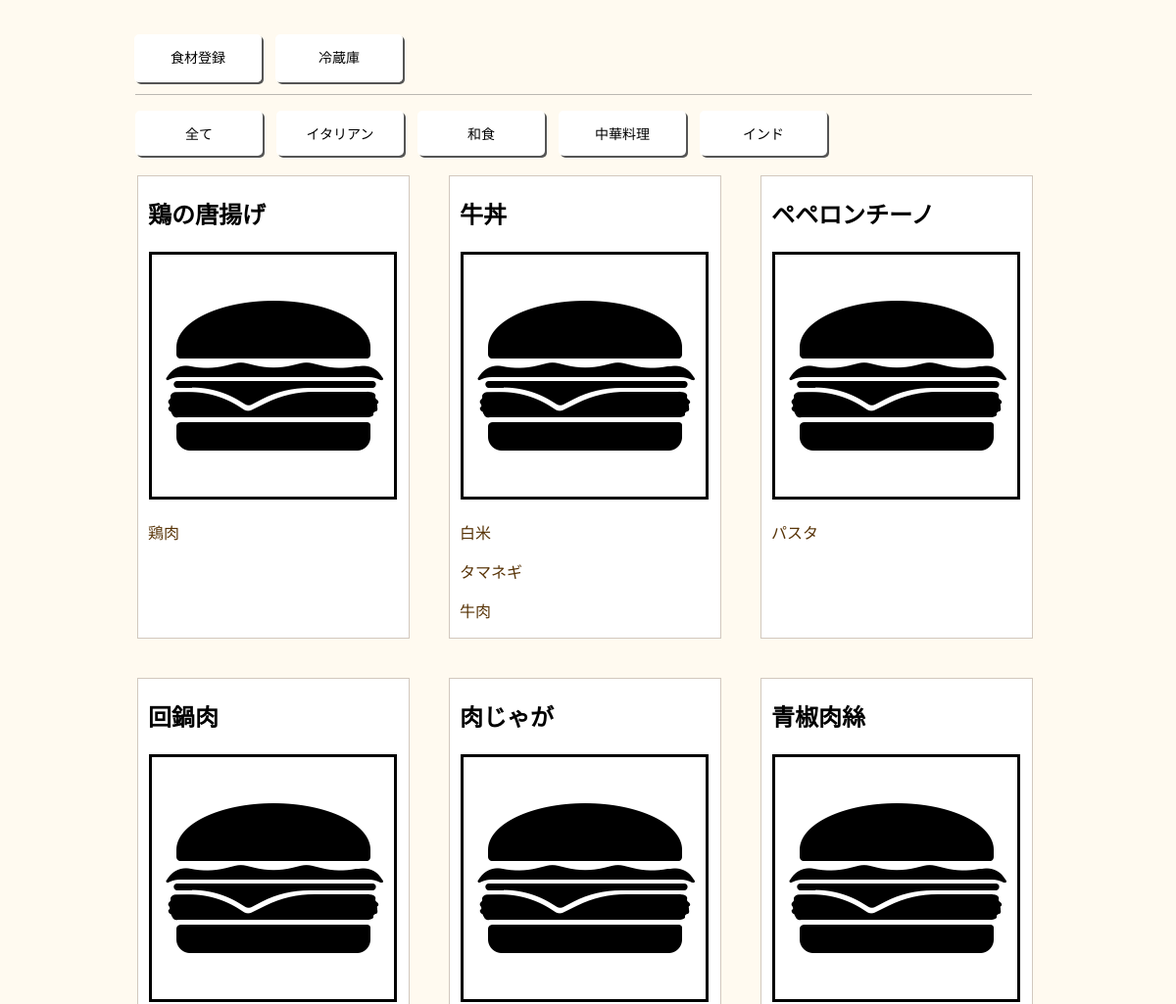
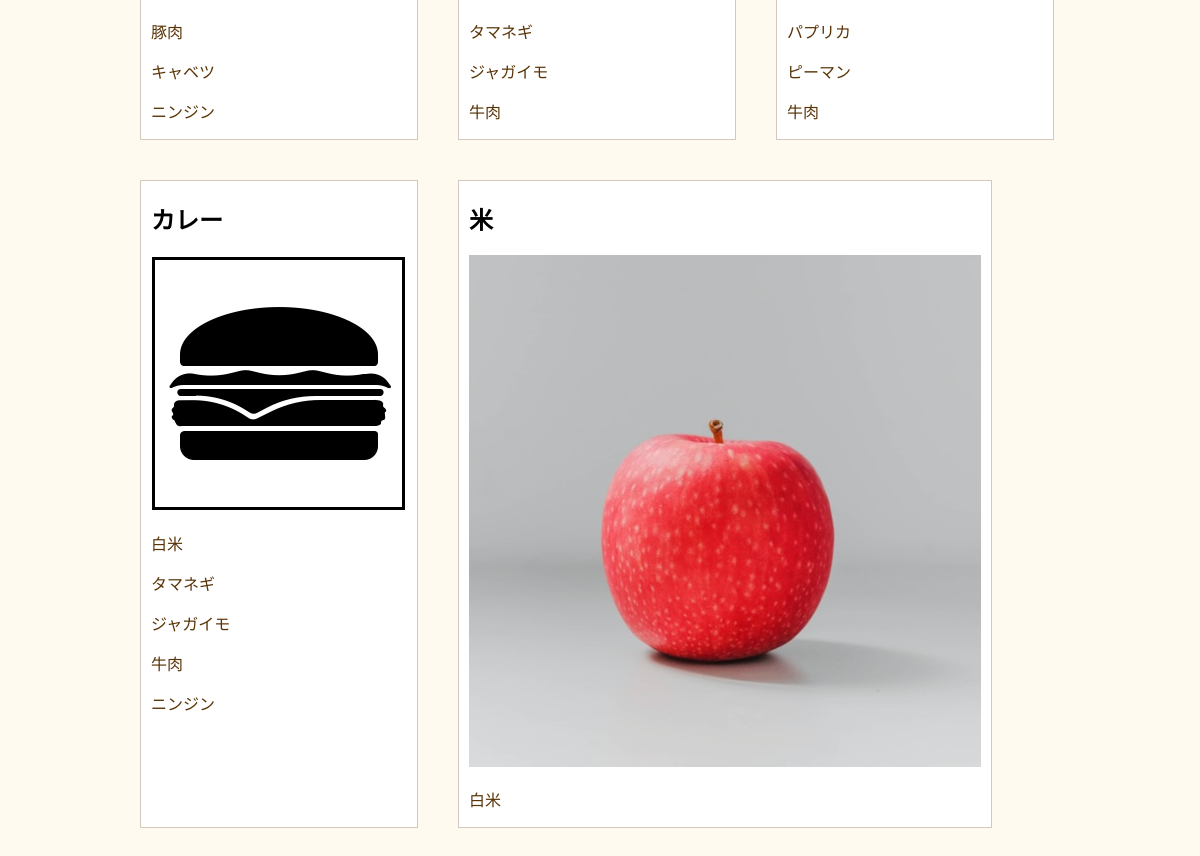
Page /list/ on the committed database (2 pictures, top to bottom).
### cookpost/models.py (models this page shows, shortened)
class CategoryChoices(models.Model):
  category_name = models.CharField(max_length=100)

class CookingName(models.Model):
  cooking_name = models.CharField(max_length=100)
  category = models.ForeignKey(CategoryChoices,on_delete=models.PROTECT)
  tags = models.ManyToManyField(Tag, blank=True)
  images = models.ImageField(upload_to='')
  count = models.IntegerField(null=True,blank=True,default=0)
  how = models.TextField(blank=True)

class Tag(models.Model):
    name = models.CharField(max_length=100)
    count = models.IntegerField(null=True,blank=True,default=0)
    category = models.CharField(max_length=100)
    images = models.ImageField(upload_to='')

### cookpost/views.py (the view, shortened to what this page needs)
# urls.py: path('list/',listview,name='list'),
def listview(request):
  object_category = CategoryChoices.objects.all()
  object_list = CookingName.objects.all()
  object5 = object_list.count()
  for i in range(object5):
    object = CookingName.objects.all().get(id=i+1)
    object1 = object.tags.all()
    object2 = object1.filter(count=0).count()
    if object2 == 0:
      if object.count == 0:
        object.count += 1
        object.save()
      else:
        object.count += 0
        object.save()
    object_list1 = object_list.filter(count=1)
  if request.method=='POST':
    key_name = request.POST['key_word']
    if key_name == '全て':
      return render(request,'list.html',{'object_list':object_list1,'object_category':object_category,})
    else:
      key = CategoryChoices.objects.get(category_name=key_name)
      object_list = object_list1.filter(category=key)
      return render(request,'list.html',{'object_list':object_list,'object_category':object_category,})
  else:
    return render(request,'list.html',{'object_list':object_list1,'object_category':object_category})

### templates/list.html (shortened to what this page needs)
{% extends 'base.html' %}
{% load static %}
{% block header %}
<link rel="stylesheet" type="text/css" href="{% static 'style.css' %}">
{% endblock header %}
{% block content %}
<div class="list-body">
  <div class="list-container">
    <div class="list-link">
      <a class="entry-btn" href="{% url 'tag' %}">食材登録</a>
      <a class="entry-btn btn2" href="{% url 'table' %}">冷蔵庫</a>
    </div>
    <div class="line">
    </div>
    <div class="category-list">
      <form action="" method="POST">{% csrf_token %}
        <button class="btn category-btn" type="submit" name="key_word"  value="全て">全て</button>
      {% for item1 in object_category %}
          <button class="btn category-btn" type="submit" name="key_word"  value="{{ item1.category_name }}">{{ item1.category_name }}</button>
      {% endfor  %}
        </form>
    </div>
    <div class="list-content">
      {% for item in object_list %}
      <div class="item-container">
        <a class=img-link href="{% url 'detail' item.id %}">
          <div class="item-title">
            <h2>{{ item.cooking_name }}</h2>
          </div>
          <div class="item-image">
            <img class="img" src="{{ item.images.url }}">
          </div>
        </a>
        <div class="item-content">
          {% for item2 in item.tags.all %}
          <p class="tag">{{ item2.name }}</p>
          {% endfor %}
        </div>
      </div>
      {% endfor  %}
    </div>
  </div>
</div>
{% endblock content %}

### static/style.css (style rules this page uses)
body { background-color: #FFFAF0; }
.list-container { max-width: 1000px; justify-content: center; margin: 0 auto; position: relative; padding-top: 80px; }
.category-list { display: flex; position: absolute; left: 33px; top: 100px; }
.category-btn { margin: 5px; width: 130px; font-size: 14px; }
.entry-btn { position: relative; top:-40px; left: 37px; font-size: 14px; padding:17px 37px; border-radius: 5px; box-shadow:2px 2px #555; border: none; background-color: white; text-decoration: none; color: black; }
.btn2 { position: relative; top:-40px; left: 47px; padding:17px 44px; }
.btn { background-color: white; text-decoration: none; padding:13px 30px; color: black; border-radius: 5px; box-shadow:2px 2px #555; border: none; cursor: pointer; }
.list-content { flex-wrap: wrap; display: flex; margin: 50px auto 0; color: #583407; max-width: 1000px; padding-left: 20px; }
.item-container { margin: 20px; border: 1px solid #d2c8be; padding: 0 10px; background-color: #fff; }
.item-title h2 { color: black; }
.img-link { text-decoration: none; }
.line { justify-content: center; width: 100px; border-top: solid 1px #555; position: relative; top:-12px; right: 5px; width: 915px; margin: 0 auto; opacity: 0.4; }

### rows in the picture
CategoryChoices: category_name "イタリアン"
CategoryChoices: category_name "和食"
CategoryChoices: category_name "中華料理"
CategoryChoices: category_name "インド"
CookingName: cooking_name "鶏の唐揚げ", images (picture)
Tag: name "鶏肉"
CookingName: cooking_name "牛丼", images (picture)
Tag: name "白米"
Tag: name "タマネギ"
Tag: name "牛肉"
CookingName: cooking_name "ペペロンチーノ", images (picture)
Tag: name "パスタ"
CookingName: cooking_name "回鍋肉", images (picture)
Tag: name "豚肉"
Tag: name "キャベツ"
Tag: name "ニンジン"
CookingName: cooking_name "肉じゃが", images (picture)
Tag: name "ジャガイモ"
CookingName: cooking_name "青椒肉絲", images (picture)
Tag: name "パプリカ"
Tag: name "ピーマン"
CookingName: cooking_name "カレー", images (picture)
CookingName: cooking_name "米", images (picture)
